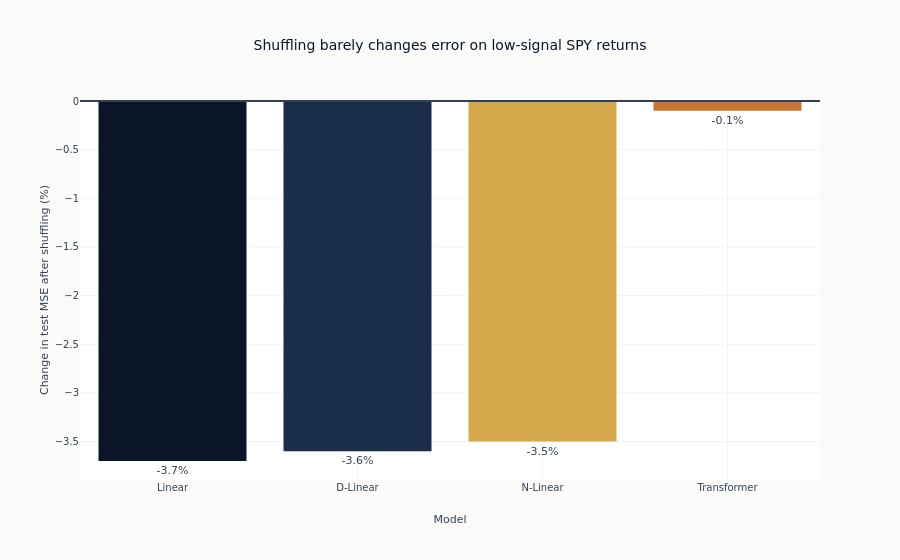

Source (notebook cell):
### Markdown cell above
## Shuffle Experiment

Zeng et al. shuffled each input sequence to destroy temporal order. On the
Exchange and ETTh1 benchmarks, this hurt the linear models much more than the
Transformers. We repeat the diagnostic on SPY returns without assuming that a
result from those multivariate benchmarks must transfer.

### Code cell
# Evaluate all models on original and shuffled test inputs
X_test_t = torch.FloatTensor(X_test).to(DEVICE)

# Shuffle each sample's time steps independently
rng = np.random.default_rng(SEED)
X_shuffled = X_test.copy()
for i in range(len(X_shuffled)):
    rng.shuffle(X_shuffled[i])
X_shuffled_t = torch.FloatTensor(X_shuffled).to(DEVICE)

shuffle_results = []
for name, model in models.items():
    model.eval()
    with torch.no_grad():
        pred_orig = model(X_test_t).cpu().numpy()
        pred_shuf = model(X_shuffled_t).cpu().numpy()

    mse_orig = float(np.mean((pred_orig - y_test) ** 2))
    mse_shuf = float(np.mean((pred_shuf - y_test) ** 2))
    shuffle_results.append(
        {
            "Model": name,
            "MSE (original)": round(mse_orig, 6),
            "MSE (shuffled)": round(mse_shuf, 6),
            "Delta (%)": round(100 * (mse_shuf - mse_orig) / mse_orig, 1),
        }
    )

shuffle_df = pl.DataFrame(shuffle_results)

fig = go.Figure(
    go.Bar(
        x=shuffle_df["Model"],
        y=shuffle_df["Delta (%)"],
        marker_color=[COLORS["blue"], COLORS["slate"], COLORS["amber"], COLORS["copper"]],
        text=[f"{value:+.1f}%" for value in shuffle_df["Delta (%)"]],
        textposition="outside",
        hovertemplate="%{x}<br>MSE change: %{y:+.1f}%<extra></extra>",
    )
)
fig.add_hline(y=0, line_color=COLORS["neutral"])
fig.update_layout(
    title="Shuffling barely changes error on low-signal SPY returns",
    xaxis_title="Model",
    yaxis_title="Change in test MSE after shuffling (%)",
    showlegend=False,
)
fig.show()

### Figure 1 — Plotly figure (JSON) as saved in the notebook; plotly's stock layout.template omitted (floating-point values rounded to 4 significant figures)
{"data": [{"hovertemplate": "%{x}<br>MSE change: %{y:+.1f}%<extra></extra>", "marker": {"color": ["#0a1628", "#1a2d4a", "#D4A84B", "#C87533"]}, "text": ["-3.7%", "-3.6%", "-3.5%", "-0.1%"], "textposition": "outside", "type": "bar", "x": ["Linear", "D-Linear", "N-Linear", "Transformer"], "y": [-3.7, -3.6, -3.5, -0.1]}], "layout": {"shapes": [{"line": {"color": "#334155"}, "type": "line", "x0": 0, "x1": 1, "xref": "x domain", "y0": 0, "y1": 0, "yref": "y"}], "showlegend": false, "title": {"text": "Shuffling barely changes error on low-signal SPY returns"}, "xaxis": {"title": {"text": "Model"}}, "yaxis": {"title": {"text": "Change in test MSE after shuffling (%)"}}}}
